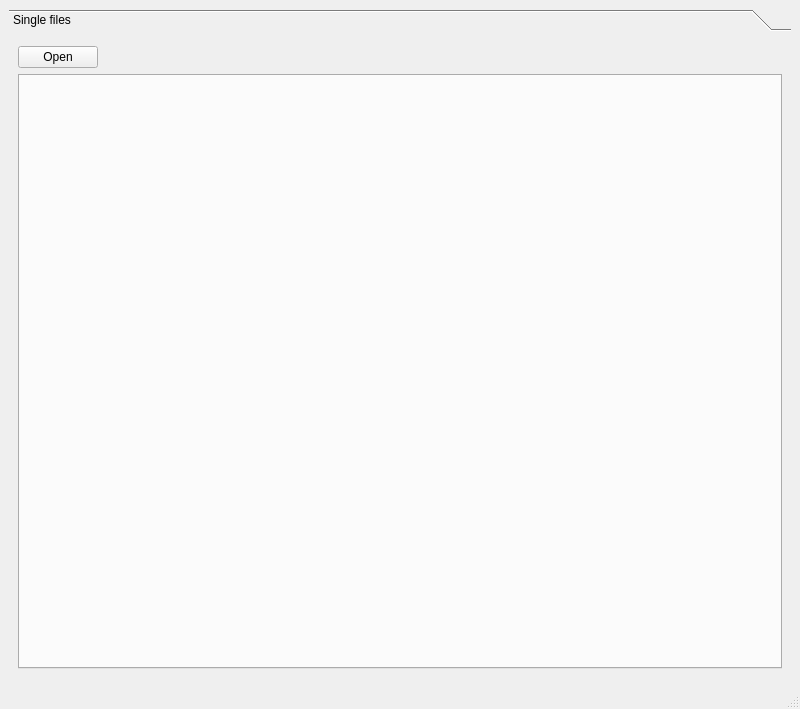
<?xml version="1.0" encoding="UTF-8"?>
<ui version="4.0">
 <class>PyMDFMainWindow</class>
 <widget class="QMainWindow" name="PyMDFMainWindow">
  <property name="geometry">
   <rect>
    <x>0</x>
    <y>0</y>
    <width>800</width>
    <height>709</height>
   </rect>
  </property>
  <property name="windowTitle">
   <string>PyMDF</string>
  </property>
  <property name="windowIcon">
   <iconset resource="resource.qrc">
    <normaloff>:/icon.png</normaloff>:/icon.png</iconset>
  </property>
  <widget class="QWidget" name="centralwidget">
   <layout class="QVBoxLayout" name="verticalLayout">
    <item>
     <widget class="QToolBox" name="toolBox">
      <property name="currentIndex">
       <number>0</number>
      </property>
      <widget class="QWidget" name="page">
       <property name="geometry">
        <rect>
         <x>0</x>
         <y>0</y>
         <width>782</width>
         <height>623</height>
        </rect>
       </property>
       <attribute name="label">
        <string>Single files</string>
       </attribute>
       <layout class="QVBoxLayout" name="verticalLayout_2">
        <item>
         <layout class="QHBoxLayout" name="horizontalLayout_2">
          <item>
           <widget class="QPushButton" name="open_file_btn">
            <property name="text">
             <string>Open</string>
            </property>
            <property name="icon">
             <iconset resource="resource.qrc">
              <normaloff>:/open.png</normaloff>:/open.png</iconset>
            </property>
           </widget>
          </item>
          <item>
           <spacer name="horizontalSpacer">
            <property name="orientation">
             <enum>Qt::Horizontal</enum>
            </property>
            <property name="sizeHint" stdset="0">
             <size>
              <width>40</width>
              <height>20</height>
             </size>
            </property>
           </spacer>
          </item>
         </layout>
        </item>
        <item>
         <widget class="QTabWidget" name="files">
          <property name="currentIndex">
           <number>-1</number>
          </property>
          <property name="documentMode">
           <bool>false</bool>
          </property>
          <property name="tabsClosable">
           <bool>true</bool>
          </property>
         </widget>
        </item>
       </layout>
      </widget>
     </widget>
    </item>
   </layout>
  </widget>
  <widget class="QMenuBar" name="menubar">
   <property name="geometry">
    <rect>
     <x>0</x>
     <y>0</y>
     <width>800</width>
     <height>21</height>
    </rect>
   </property>
  </widget>
  <widget class="QStatusBar" name="statusbar"/>
 </widget>
 <resources>
  <include location="resource.qrc"/>
 </resources>
 <connections/>
</ui>
